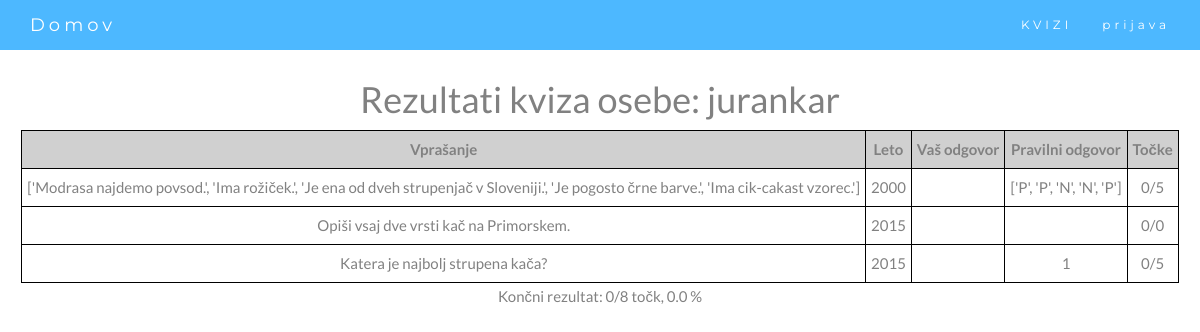
The page /rezulati/17/jurankar/ on the database its author committed.
### webapp/models.py (models this page shows)
class OdgovorOpisnoModel(models.Model):
    id = models.UUIDField(primary_key=True, default=uuid.uuid4, editable=False)
    user = models.CharField(max_length=30)
    vprasanje = models.ForeignKey(OpisnoModel, on_delete=CASCADE)
    odgovori = models.CharField(max_length=1000)

class PravilnoNepravilnoModel(models.Model):
    id = models.UUIDField(primary_key=True, default=uuid.uuid4, editable=False)
    leto = models.IntegerField(default=0)
    kviz = models.ForeignKey(dbQuiz, on_delete=CASCADE, null=True)
    opis = models.CharField(max_length=1000)
    longitude = models.FloatField(default=14.50857) # koordinate za leaflet (bomo spremenili na koncu)
    latitude = models.FloatField(default=46.04906)
    vprasanje = models.CharField(max_length=1000, default="nan") # seznam vprašanj
    pravilni_odgovor = models.CharField(max_length=1000, default="nan") # seznam pravilnih odgovorov
    pozicijaOznake = models.CharField(max_length=1000, default="err")

class OpisnoModel(models.Model):
    id = models.UUIDField(primary_key=True, default=uuid.uuid4, editable=False)
    leto = models.IntegerField(default=0)
    kviz = models.ForeignKey(dbQuiz, on_delete=CASCADE, null=True)
    opis = models.CharField(max_length=1000)
    longitude = models.FloatField(default=14.50857) # koordinate za leaflet (bomo spremenili na koncu)
    latitude = models.FloatField(default=46.04906)
    vprasanje = models.CharField(max_length=1000) # seznam vprašanj, odvisno od tipa
    pozicijaOznake = models.CharField(max_length=1000, default="err")

class IzberiOdgovorModel(models.Model):
    id = models.UUIDField(primary_key=True, default=uuid.uuid4, editable=False)
    leto = models.IntegerField(default=0)
    kviz = models.ForeignKey(dbQuiz, on_delete=CASCADE, null=True)
    opis = models.CharField(max_length=1000)
    longitude = models.FloatField(default=14.50857) # koordinate za leaflet (bomo spremenili na koncu)
    latitude = models.FloatField(default=46.04906)
    vprasanje = models.CharField(max_length=100)
    odgovor1 = models.CharField(max_length=100, default="nan")
    odgovor2 = models.CharField(max_length=100, default="nan")
    odgovor3 = models.CharField(max_length=100, default="nan")
    odgovor4 = models.CharField(max_length=100, default="nan")
    odgovor5 = models.CharField(max_length=100, default="nan")
    pravilni_odgovor = models.IntegerField() # številka pravilnega odgovora
    pozicijaOznake = models.CharField(max_length=1000, default="err")

### webapp/views.py (the view, shortened to what this page needs)
# urls.py: path('rezulati/<int:kviz>/<str:username>/', views.rezultati, name='rezulati'),
def rezultati(request, kviz, username):
    vse_tocke = 0
    zasluzene_tocke = 0
    import ast
    def eval_pn(vprasanje, odgovor):
        vprasanje = getattr(vprasanje, 'pravilni_odgovor')
        odgovor = getattr(odgovor, 'odgovori')
        vprasanje = ast.literal_eval(vprasanje)
        odgovor = ast.literal_eval(odgovor)
        t = 0
        for i in range(len(vprasanje)):
            if vprasanje[i] == odgovor[i]:
                t += 1
        return(t)
    def eval_izbirno(vprasanje, odgovor):
        if str(getattr(vprasanje, 'pravilni_odgovor')) == str(getattr(odgovor, 'odgovori')):
            return(3)
        else: return(0)
    vsa_vprasanja = []
    odgovori = []
    tocke = []
    trenutni = []
    vsa_vprasanja += OpisnoModel.objects.filter(kviz__id=kviz)
    odgovori += OdgovorOpisnoModel.objects.filter(user=username, vprasanje__in=vsa_vprasanja)
    trenutni += OdgovorOpisnoModel.objects.filter(user=username, vprasanje__in=vsa_vprasanja)
    for i in odgovori:
        tocke.append('/')
    vsa_vprasanja = []
    trenutni = []
    vsa_vprasanja += PravilnoNepravilnoModel.objects.filter(kviz__id=kviz)
    odgovori += OdgovorPravilnoNepravilnoModel.objects.filter(user=username, vprasanje__in=vsa_vprasanja)
    trenutni += OdgovorPravilnoNepravilnoModel.objects.filter(user=username, vprasanje__in=vsa_vprasanja)
    for i in trenutni:
        tocke.append(str(eval_pn(i.vprasanje, i)) + '/5')
        zasluzene_tocke += eval_pn(i.vprasanje, i)
    for i in vsa_vprasanja:
        vse_tocke += 5
    vsa_vprasanja = []
    trenutni = []
    vsa_vprasanja += IzberiOdgovorModel.objects.filter(kviz__id=kviz)
    odgovori += OdgovorIzberiOdgovorModel.objects.filter(user=username, vprasanje__in=vsa_vprasanja)
    trenutni += OdgovorIzberiOdgovorModel.objects.filter(user=username, vprasanje__in=vsa_vprasanja)
    for i in trenutni:
        tocke.append(str(eval_izbirno(i.vprasanje, i)) + '/3')
        zasluzene_tocke += eval_izbirno(i.vprasanje, i)
    for i in vsa_vprasanja:
        vse_tocke += 3
    if vse_tocke > 0:
        rez = str(zasluzene_tocke) + '/' + str(vse_tocke) + ' točk, ' + str(round(100 * zasluzene_tocke/vse_tocke, 1)) + ' %'
    else:
        rez = '0/0 točk, 0.0 %'
    vsa_vprasanja = []
    vsa_vprasanja += OpisnoModel.objects.filter(kviz__id=kviz)
    vsa_vprasanja += PravilnoNepravilnoModel.objects.filter(kviz__id=kviz)
    vsa_vprasanja += IzberiOdgovorModel.objects.filter(kviz__id=kviz)
    vsa_vprasanja = sorted(vsa_vprasanja, key=lambda x: x.leto)
    a = []
    b = []
    c = []
    d = []
    e = []
    def v_leto(leto):
        if leto < 0:
            return str(- leto) + ' pr. n. št.'
        else:
            return str(leto)
    for i in vsa_vprasanja:
        x = False
        y = 0
        if not x:
            a.append(v_leto(i.leto))
            c.append(i.vprasanje)
            b.append('')
            try:
                d.append(i.pravilni_odgovor)
            except:
                d.append('')
                e.append('0/0')
            try:
                z = i.odgovor1
                e.append('0/3')
            except:
                e.append('0/5')
    rezul = zip(a,b,c,d,e)
    return render(request, "rezultati.html", {'rezultat': rez, 'odgovori': rezul, 'username': username})

### templates/rezultati.html (shortened to what this page needs)
{% extends "skeleton.html" %}
{% block content %}
    <h1>Rezultati kviza osebe: {{username}}</h1>
    <table style="border: 1px solid black;">
        <tr>
            <th>Vprašanje</th>
            <th>Leto</th>
            <th>Vaš odgovor</th>
            <th>Pravilni odgovor</th>
            <th>Točke</th>
        </tr>
        {% for a,b,c,d,e in odgovori %}
            <tr>
                <td>{{c}}</td>
                <td>{{a}}</td>
                <td>{{b}}</td>
                <td>{{d}}</td>
                <td>{{e}}</td>
            </tr>
        {%endfor%}
    </table>
    Končni rezultat: {{rezultat}}
{% endblock content %}

### webapp/static/webapp/style.css (style rules this page uses)
body { font: 400 15px Lato, sans-serif; line-height: 1.8; color: #818181; }
table { margin-left: auto; margin-right: auto; }

### templates/rezultati.html (style rules this page uses)
table, th, td, tr { border: 1px solid black; }
td, th { text-align: center; padding: 5px; }
th { background-color: rgb(208, 208, 208); }

### rows shown on the page
OdgovorOpisnoModel: user "jurankar"
PravilnoNepravilnoModel: odgovori "['Modrasa najdemo povsod.', 'Ima rožiček.', 'Je ena od dveh strupenjač v Sloveniji.', 'Je pogosto črne barve.', 'Ima cik-cakast vzorec.']", odgovori "['P', 'P', 'N', 'N', 'P']"
OpisnoModel: odgovori "Opiši vsaj dve vrsti kač na Primorskem."
IzberiOdgovorModel: odgovori "Katera je najbolj strupena kača?"

### other values the page prints
{{ a }} "2000" "2015" "2015"
{{ e }} "0/5" "0/0" "0/5"
{{ d }} "1"
{{ rezultat }} "0/8 točk, 0.0 %"
